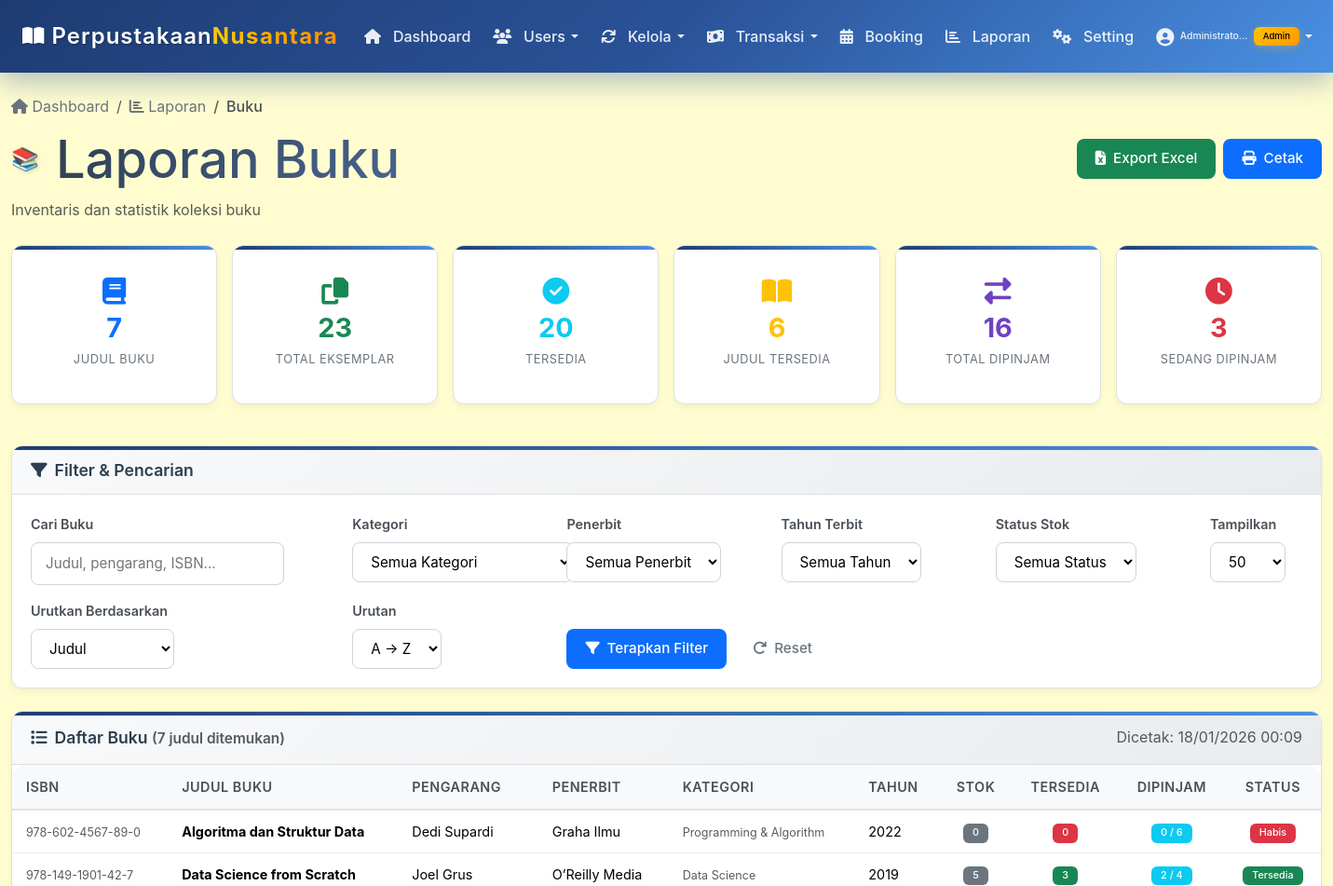
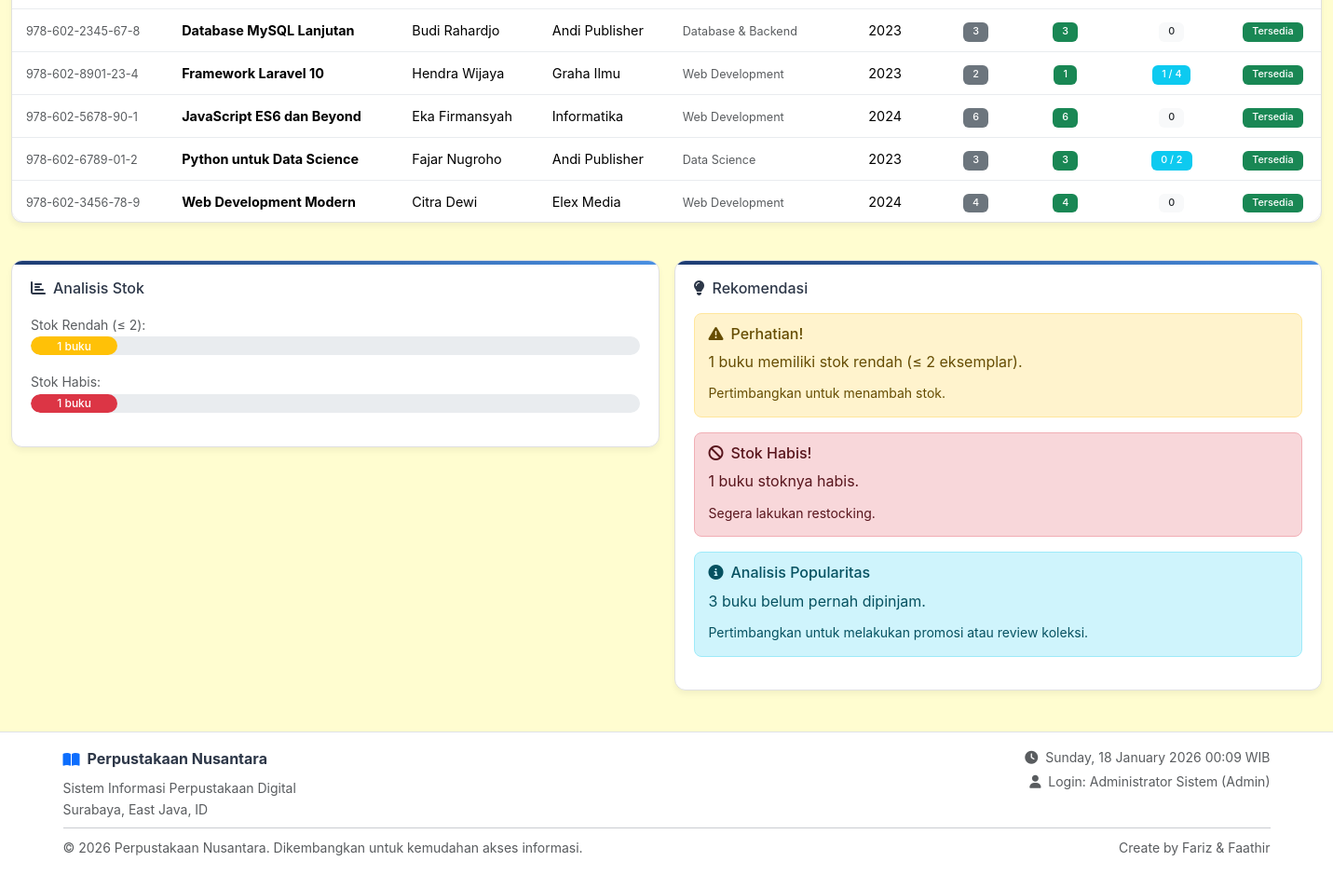
Page /admin/laporan/buku.php (signed in) on the committed database (2 pictures, top to bottom).
### tables this page shows
CREATE TABLE `buku` (
  `isbn` varchar(20) NOT NULL,
  `judul` varchar(100) NOT NULL,
  `pengarang` varchar(50) NOT NULL,
  `id_penerbit` int(11) DEFAULT NULL,
  `id_rak` int(11) DEFAULT NULL,
  `tahun_terbit` int(4) NOT NULL,
  `stok_total` int(11) DEFAULT 0,
  `stok_tersedia` int(11) DEFAULT 0,
  `status` varchar(20) DEFAULT 'tersedia',
  `created_at` timestamp NOT NULL DEFAULT current_timestamp()
);

CREATE TABLE `penerbit` (
  `id_penerbit` int(11) NOT NULL,
  `nama_penerbit` varchar(100) NOT NULL,
  `alamat` text DEFAULT NULL,
  `telepon` varchar(15) DEFAULT NULL,
  `email` varchar(100) DEFAULT NULL,
  `created_at` timestamp NOT NULL DEFAULT current_timestamp()
);

### admin/laporan/buku.php (the view, shortened to what the rows shown need)
<?php
include '../../config/database.php';
$filter = [
    'search' => $_GET['search'] ?? '',
    'kategori' => $_GET['kategori'] ?? '',
    'penerbit' => $_GET['penerbit'] ?? '',
    'tahun' => $_GET['tahun'] ?? '',
    'status' => $_GET['status'] ?? '',
    'sort_by' => $_GET['sort_by'] ?? 'judul',
    'sort_order' => $_GET['sort_order'] ?? 'asc',
    'limit' => $_GET['limit'] ?? 50
];
$where = [];
$params = [];
$where_clause = $where ? "WHERE " . implode(" AND ", $where) : "";
$valid_orders = ['asc', 'desc'];
$filter['sort_order'] = in_array(strtolower($filter['sort_order']), $valid_orders) ? $filter['sort_order'] : 'asc';
$query = "
    SELECT
        b.isbn,
        b.judul,
        b.pengarang,
        p.nama_penerbit,
        b.tahun_terbit,
        b.stok_total,
        b.stok_tersedia,
        b.status,
        GROUP_CONCAT(DISTINCT k.nama_kategori SEPARATOR ', ') as kategori,
        COUNT(DISTINCT pm.id_peminjaman) as total_pinjam,
        SUM(CASE WHEN pm.status = 'dipinjam' THEN 1 ELSE 0 END) as sedang_dipinjam
    FROM buku b
    LEFT JOIN buku_kategori bk ON b.isbn = bk.isbn
    LEFT JOIN kategori k ON bk.id_kategori = k.id_kategori
    LEFT JOIN penerbit p ON b.id_penerbit = p.id_penerbit
    LEFT JOIN peminjaman pm ON b.isbn = pm.isbn
    $where_clause
    GROUP BY b.isbn
    ORDER BY {$filter['sort_by']} {$filter['sort_order']}
    LIMIT ?
";
$params[] = (int)$filter['limit'];
$stmt = $conn->prepare($query);
$stmt->execute($params);
$books = $stmt->fetchAll();
include '../../includes/header.php';
?>
<div class="container-fluid py-4">
    <div class="d-flex justify-content-between align-items-center mb-4">
        <div>
            <h1 class="h3 mb-2 title-container">
                <span class="logo-emoji">📚</span>
                <span class="title-gradient">Laporan Buku</span>
            </h1>
        </div>
    </div>
    <div class="modern-card">
        <div class="card-body p-0">
            <?php if (empty($books)): ?>
                <div class="text-center py-5">
                    <i class="fas fa-search fa-3x text-muted mb-3"></i>
                    <h5 class="text-muted">Tidak ada buku ditemukan</h5>
                    <p class="text-muted">Coba ubah kriteria pencarian</p>
                </div>
            <?php else: ?>
                <div class="table-responsive">
                    <table class="table table-modern mb-0">
                        <thead>
                            <tr>
                                <th>ISBN</th>
                                <th>Judul Buku</th>
                                <th>Pengarang</th>
                                <th>Penerbit</th>
                                <th>Kategori</th>
                                <th>Tahun</th>
                                <th class="text-center">Stok</th>
                                <th class="text-center">Tersedia</th>
                                <th class="text-center">Dipinjam</th>
                                <th class="text-center">Status</th>
                            </tr>
                        </thead>
                        <tbody>
                            <?php foreach ($books as $book): ?>
                                <tr>
                                    <td>
                                        <small class="text-muted"><?= htmlspecialchars($book['isbn']) ?></small>
                                    </td>
                                    <td>
                                        <strong><?= htmlspecialchars($book['judul']) ?></strong>
                                    </td>
                                    <td><?= htmlspecialchars($book['pengarang']) ?></td>
                                    <td><?= htmlspecialchars($book['nama_penerbit'] ?? '-') ?></td>
                                    <td>
                                        <small class="text-muted"><?= htmlspecialchars($book['kategori'] ?? '-') ?></small>
                                    </td>
                                    <td><?= $book['tahun_terbit'] ?></td>
                                    <td class="text-center">
                                        <span class="badge bg-secondary"><?= $book['stok_total'] ?></span>
                                    </td>
                                    <td class="text-center">
                                        <?php if ($book['stok_tersedia'] > 0): ?>
                                            <span class="badge bg-success"><?= $book['stok_tersedia'] ?></span>
                                        <?php else: ?>
                                            <span class="badge bg-danger"><?= $book['stok_tersedia'] ?></span>
                                        <?php endif; ?>
                                    </td>
                                    <td class="text-center">
                                        <?php if ($book['total_pinjam'] > 0): ?>
                                            <span class="badge bg-info" title="Total dipinjam: <?= $book['total_pinjam'] ?>">
                                                <?= $book['sedang_dipinjam'] ?> / <?= $book['total_pinjam'] ?>
                                            </span>
                                        <?php else: ?>
                                            <span class="badge bg-light text-dark">0</span>
                                        <?php endif; ?>
                                    </td>
                                    <td class="text-center">
                                        <?php if ($book['stok_tersedia'] > 0): ?>
                                            <span class="badge bg-success">Tersedia</span>
                                        <?php else: ?>
                                            <span class="badge bg-danger">Habis</span>
                                        <?php endif; ?>
                                    </td>
                                </tr>
                            <?php endforeach; ?>
                        </tbody>
                    </table>
                </div>
            <?php endif; ?>
        </div>
    </div>
</div>
<?php include '../../includes/footer.php'; ?>

### rows in the picture
buku: isbn "978-602-4567-89-0", judul "Algoritma dan Struktur Data", pengarang "Dedi Supardi", id_penerbit.nama_penerbit "Graha Ilmu", kategori "Programming & Algorithm", tahun_terbit "2022", stok_total "0", stok_tersedia "0", sedang_dipinjam "0", total_pinjam "6", shows "Habis"
buku: isbn "978-149-1901-42-7", judul "Data Science from Scratch", pengarang "Joel Grus", id_penerbit.nama_penerbit "O’Reilly Media", kategori "Data Science", tahun_terbit "2019", stok_total "5", stok_tersedia "3", sedang_dipinjam "2", total_pinjam "4", shows "Tersedia"
buku: isbn "978-602-2345-67-8", judul "Database MySQL Lanjutan", pengarang "Budi Rahardjo", id_penerbit.nama_penerbit "Andi Publisher", kategori "Database & Backend", tahun_terbit "2023", stok_total "3", stok_tersedia "3", shows "Tersedia"
buku: isbn "978-602-8901-23-4", judul "Framework Laravel 10", pengarang "Hendra Wijaya", id_penerbit.nama_penerbit "Graha Ilmu", kategori "Web Development", tahun_terbit "2023", stok_total "2", stok_tersedia "1", sedang_dipinjam "1", total_pinjam "4", shows "Tersedia"
buku: isbn "978-602-5678-90-1", judul "JavaScript ES6 dan Beyond", pengarang "Eka Firmansyah", id_penerbit.nama_penerbit "Informatika", kategori "Web Development", tahun_terbit "2024", stok_total "6", stok_tersedia "6", shows "Tersedia"
buku: isbn "978-602-6789-01-2", judul "Python untuk Data Science", pengarang "Fajar Nugroho", id_penerbit.nama_penerbit "Andi Publisher", kategori "Data Science", tahun_terbit "2023", stok_total "3", stok_tersedia "3", sedang_dipinjam "0", total_pinjam "2", shows "Tersedia"
buku: isbn "978-602-3456-78-9", judul "Web Development Modern", pengarang "Citra Dewi", id_penerbit.nama_penerbit "Elex Media", kategori "Web Development", tahun_terbit "2024", stok_total "4", stok_tersedia "4", shows "Tersedia"

### other values in the picture
strlen($nama) > 12 ? substr($nama, 0, 12) . '...' : $nama "Administrato..."
$badge_text "Admin"
$stats['total_buku'] "7"
$stats['total_stok'] "23"
$stats['stok_tersedia'] "20"
$stats['buku_tersedia'] "6"
$stats['total_pinjam'] "16"
$stats['sedang_dipinjam'] "3"
$total_books "7"
count($low_stock) "1"
count($out_of_stock) "1"
count($never_borrowed) "3"
SITE_NAME "Perpustakaan Nusantara"
$SISTEM['alamat_perpustakaan'] "Surabaya, East Java, ID"
$current_user['nama'] "Administrator Sistem"
